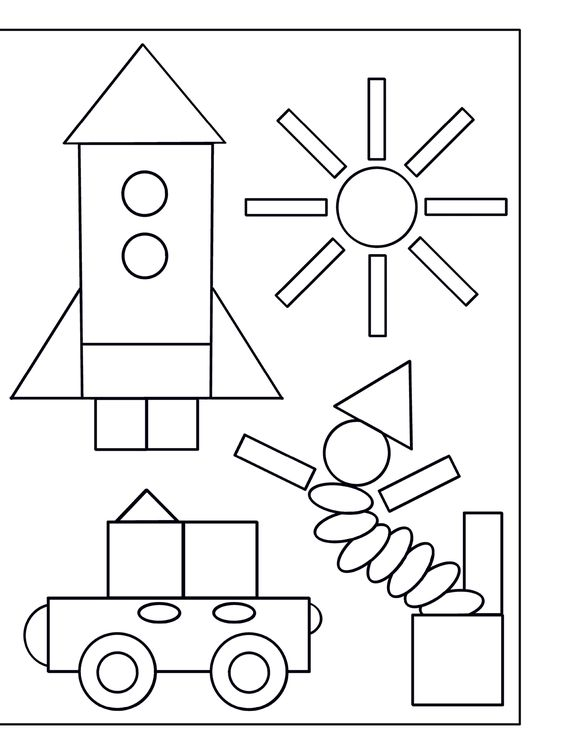
#> input picture PycharmProjects/opencv/img_opencv/count3.jpg, 564 x 753 px, found by its file name
$ python test_hought1.py   (older library calls are emulated)
#> lines starting #> are read from the running program, lines starting #| are printed output that depends on the picture; after the words box and inside, x2 and y2 are one past the last pixel; in counts of white or black regions, pixels touching at a corner belong together
import cv2 as cv,cv2
import numpy as np
font = cv2.FONT_HERSHEY_COMPLEX

img = cv.imread(r'C:\Users\manht\PycharmProjects\opencv\img_opencv\count3.jpg', cv2.IMREAD_GRAYSCALE)
#> img: shape (753, 564); min 0, max 255, mean 239.2
#img = cv2.imread("image/shapes23.png", cv2.IMREAD_GRAYSCALE)
img_medianBlur = cv.medianBlur(img, 5)
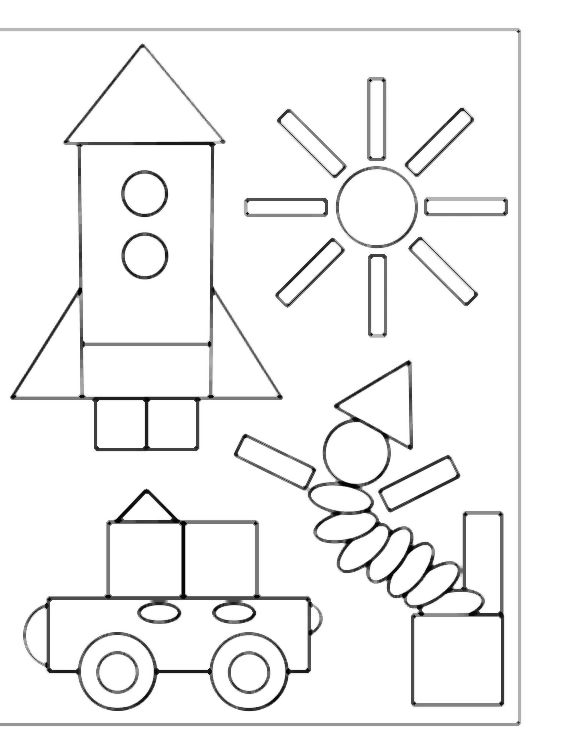
#> img_medianBlur: shape (753, 564); min 3, max 255, mean 243.2
#img_GaussianBlur = cv.GaussianBlur(img,(5,5),cv.BORDER_DEFAULT)
_, threshold = cv2.threshold(img_medianBlur, 200, 255, cv2.THRESH_BINARY)
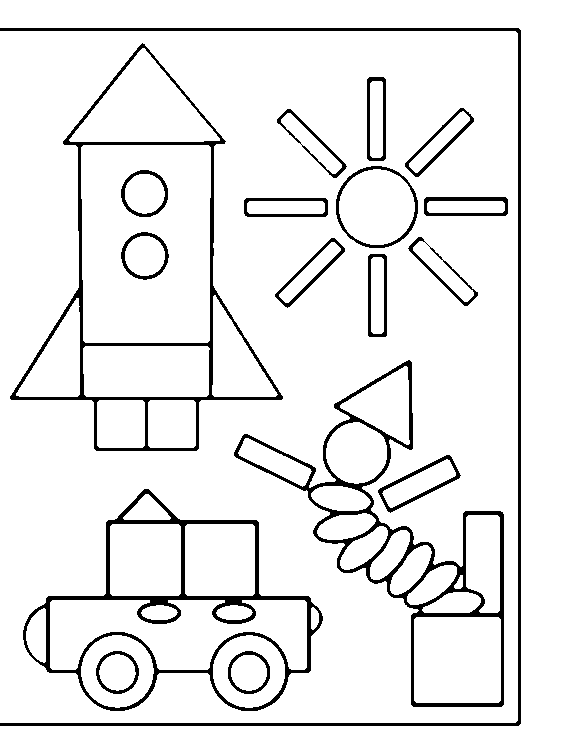
#> threshold: shape (753, 564); 92.4% white; 18 black regions
_, contours, _ = cv2.findContours(threshold, cv2.RETR_TREE, cv2.CHAIN_APPROX_SIMPLE)
#> contours = 68 contours, 6 with area under 20; largest, box (x1, y1, x2, y2) and area: (0, 31, 518, 723) 357243, (0, 0, 564, 753) 59206, (9, 42, 284, 452) 56948, (22, 488, 324, 712) 39596, (233, 359, 505, 708) 32986

tron =[]
vuong = []
tamgiac = []
for cnt in contours:
    approx = cv2.approxPolyDP(cnt, 0.019*cv2.arcLength(cnt, True), True)
    cv2.drawContours(img, [approx], 0, (0), 5)
    x = approx.ravel()[0]
    y = approx.ravel()[1]
    if len(approx) == 3:
        cv2.putText(img, "3canh", (x, y), font, 1,0)
        #img_drawContours = cv.drawContours(img, [approx], -1, (255, 255, 0), 2)
        tamgiac.append(cnt)
    elif len(approx) == 4:
        #cv2.putText(img, "vuong", (x, y), font, 1, (0))
        #img_drawContours = cv.drawContours(img, [approx], -1, (255, 255, 0), 2)
        vuong.append(cnt)
    elif len(approx) == 5:
        cv2.putText(img, "5C", (x, y), font, 1, (0))
    elif 6 < len(approx) < 15:
        cv2.putText(img, "elise", (x, y), font, 1, (0))
    else:
        cv2.putText(img, "tron", (x, y), font, 1, (0))
#> this loop made 68 passes
#> (x, y) on passes 2 to 13: (23, 626), (246, 635), (245, 650), (243, 655), (104, 637), (113, 650), (115, 654), (43, 608), (312, 607), (216, 613), (141, 613), (50, 602)
#> (approx, x, y) on passes 1, 14, 15, 16, 18, 20: ([[0, 31], [0, 722], [515, 722], [517, 33]], 0, 31), ([[187, 524], [185, 593], [252, 595], [254, 526]], 187, 524), ([[112, 524], [110, 593], [178, 595], [180, 526]], 112, 524), ([[123, 517], [170, 518], [148, 494]], 123, 517), ([[449, 460], [384, 490], [388, 505], [454, 476]], 449, 460), ([[416, 617], [414, 700], [498, 702], [500, 619]], 416, 617)
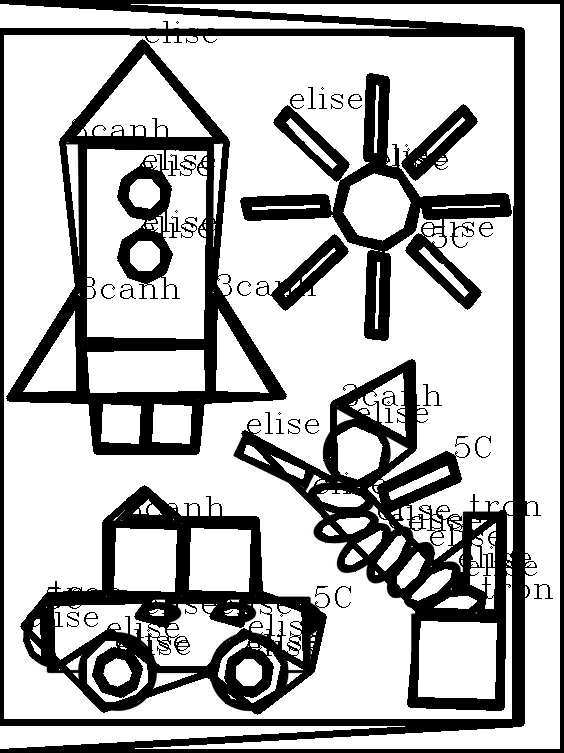
#> img: shape (753, 564); min 0, max 255, mean 180.1
#> after the loop, tamgiac = 5 contours; box (x1, y1, x2, y2) and area: (69, 48, 220, 142) 7231, (212, 295, 278, 397) 3366, (16, 298, 80, 397) 3279, (340, 366, 410, 445) 2807, (123, 494, 171, 520) 672; vuong = 28 contours, 6 with area under 20; largest, box (x1, y1, x2, y2) and area: (0, 31, 518, 723) 357243, (81, 145, 211, 343) 25054, (414, 617, 501, 703) 7302, (83, 346, 210, 397) 6223, (110, 524, 181, 596) 4962
print('3 canh ',len(tamgiac))
#| 3 canh  5
print('tron ',len(tron))
cv2.imshow("Shapes", img)
cv2.imshow("Threshold", threshold)
cv2.waitKey(0)
cv2.destroyAllWindows()

$ run again, with PycharmProjects/opencv/img_opencv/count2.jpg copied over PycharmProjects/opencv/img_opencv/count3.jpg
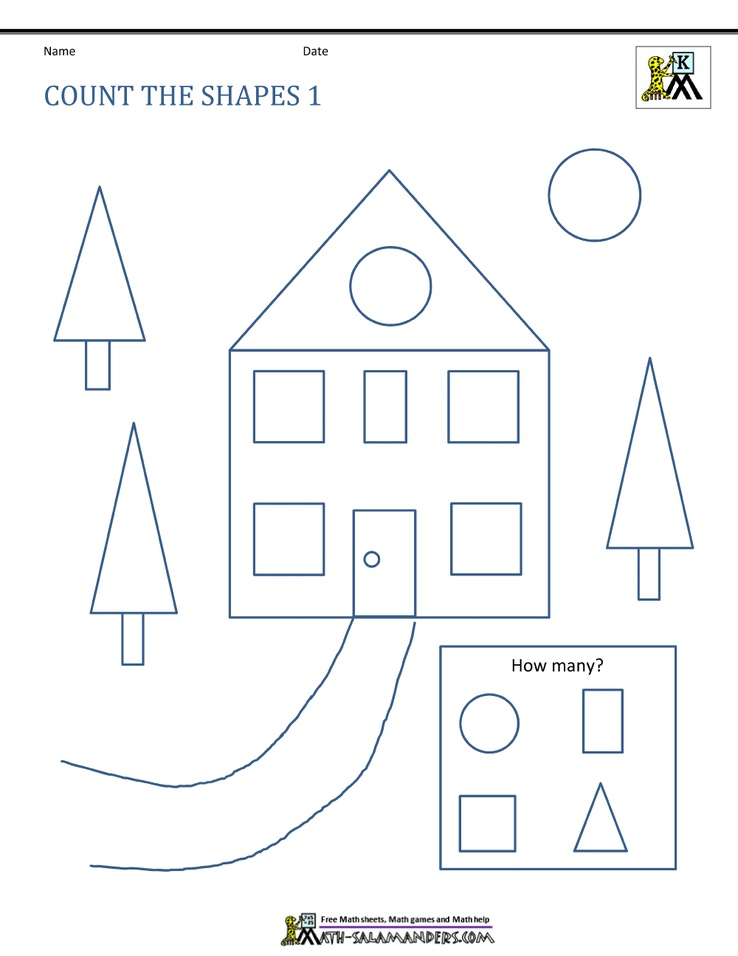
#> input picture PycharmProjects/opencv/img_opencv/count2.jpg, 738 x 956 px, shrunk from 1000 x 1294 before the run, found by its file name
#> `_, threshold = cv2.threshold(img_medianBlur, 200, 255, cv2.THRESH_BINA..`:
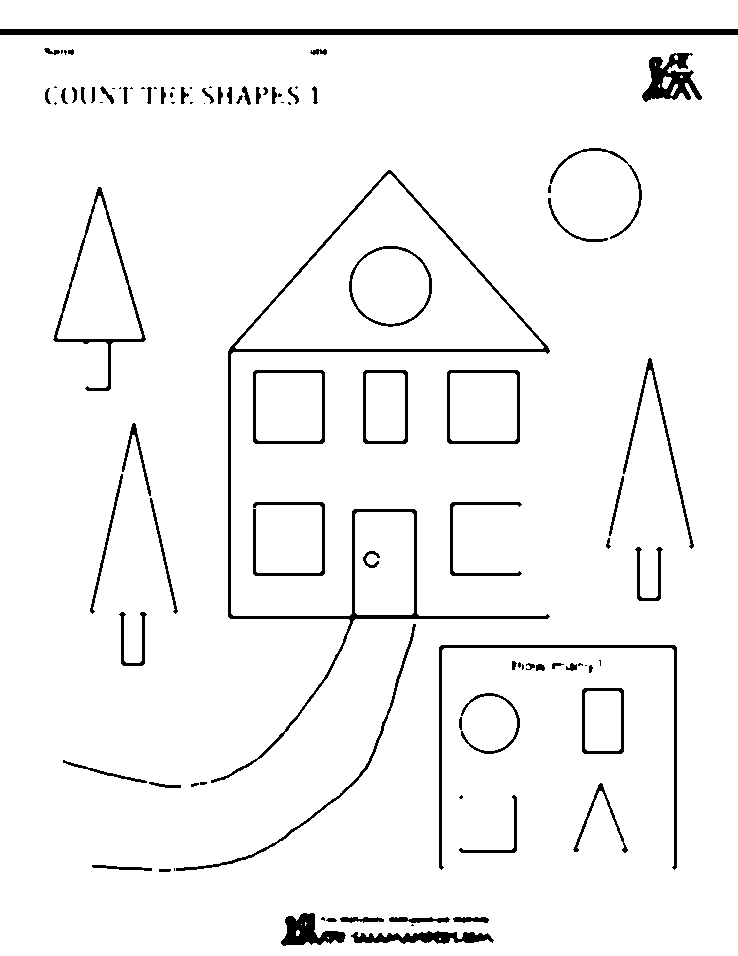
#> threshold: shape (956, 738); 95.6% white; 100 black regions (31 under 20 px)
#> contours = 121 contours, 37 with area under 20; largest, box (x1, y1, x2, y2) and area: (0, 35, 738, 956) 678040, (210, 169, 551, 784) 40438, (235, 174, 544, 349) 27357, (0, 0, 738, 29) 20636, (52, 186, 147, 392) 8020
#> the loop `for cnt in contours:` made 121 passes
#> (x, y) on passes 4, 5, 6, 7, 9, 10, 12, 13: (410, 925), (325, 920), (452, 918), (388, 920), (322, 916), (280, 943), (298, 930), (301, 924)
#> after the loop `for cnt in contours:`:
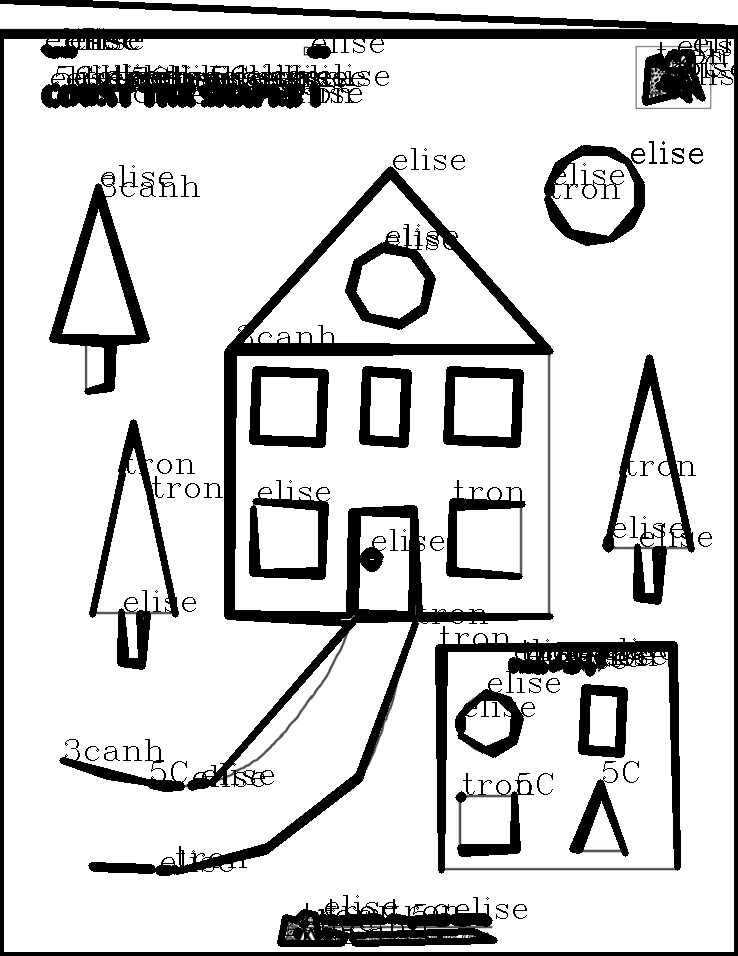
#> img: shape (956, 738); min 0, max 255, mean 209.8
#> after the loop `for cnt in contours:`: tamgiac = 4 contours, 1 with area under 20; largest, box (x1, y1, x2, y2) and area: (235, 174, 544, 349) 27357, (57, 196, 142, 339) 6202, (62, 759, 148, 784) 324; vuong = 21 contours, 6 with area under 20; largest, box (x1, y1, x2, y2) and area: (0, 35, 738, 956) 678040, (355, 512, 414, 615) 5908, (446, 369, 521, 445) 5532, (252, 369, 326, 445) 5457, (450, 373, 517, 441) 4416
#| 3 canh  4

$ run again, with PycharmProjects/opencv/img_opencv/count4.jpg copied over PycharmProjects/opencv/img_opencv/count3.jpg
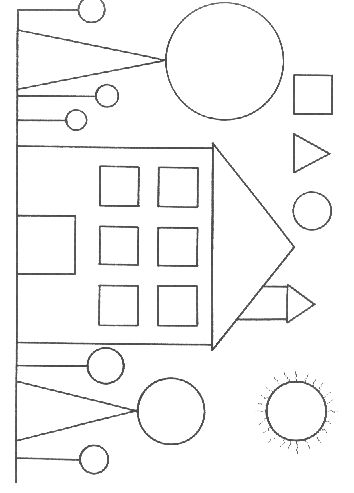
#> input picture PycharmProjects/opencv/img_opencv/count4.jpg, 354 x 493 px, found by its file name
#> img is the input picture: shape (493, 354); min 50, max 255, mean 245.5
#> `_, threshold = cv2.threshold(img_medianBlur, 200, 255, cv2.THRESH_BINA..`:
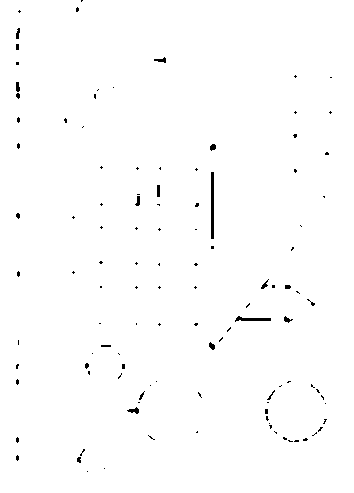
#> threshold: shape (493, 354); 99.2% white; 114 black regions (97 under 20 px)
#> contours = 133 contours, 103 with area under 20; largest, box (x1, y1, x2, y2) and area: (0, 0, 354, 493) 173672, (210, 171, 215, 240) 270, (234, 315, 272, 323) 150, (126, 406, 140, 415) 58, (153, 56, 167, 64) 52
#> the loop `for cnt in contours:` made 133 passes
#> (x, y) on passes 4 to 11: (78, 456), (17, 454), (81, 452), (84, 448), (293, 441), (287, 440), (152, 439), (302, 440)
#> after the loop `for cnt in contours:`:
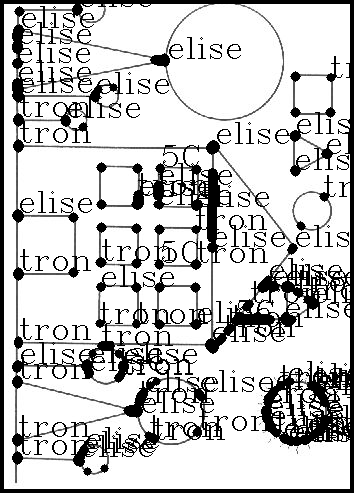
#> img: shape (493, 354); 19.6% of pixels changed, all inside (x1, y1, x2, y2) = (0, 0, 354, 493)
#> after the loop `for cnt in contours:`: tamgiac = []; vuong = 45 contours, 43 with area under 20; largest, box (x1, y1, x2, y2) and area: (0, 0, 354, 493) 173672, (210, 171, 215, 240) 270
#| 3 canh  0
